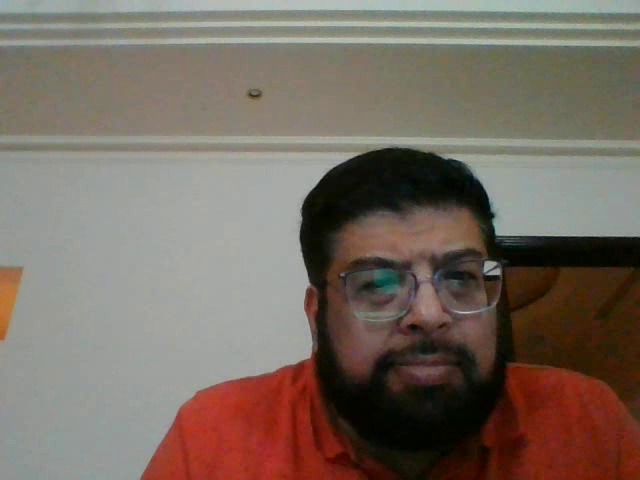
#> input picture frame 13 of CV-Webcam/output.avi, 640 x 480 px
$ python FaceDeduction.py
#> lines starting #> are read from the running program, lines starting #| are printed output that depends on the picture; after the words box and inside, x2 and y2 are one past the last pixel; in counts of white or black regions, pixels touching at a corner belong together
import cv2


model = cv2.CascadeClassifier('haarcascade_frontalface_default.xml')
#camera = cv2.VideoCapture(0)
camera = cv2.VideoCapture("output.avi")

while True:
    _, frame = camera.read()
#> frame is the input picture: shape (480, 640, 3); mean B, G, R 97, 107.1, 119.4
    gray = cv2.cvtColor (frame, cv2.COLOR_BGR2GRAY)
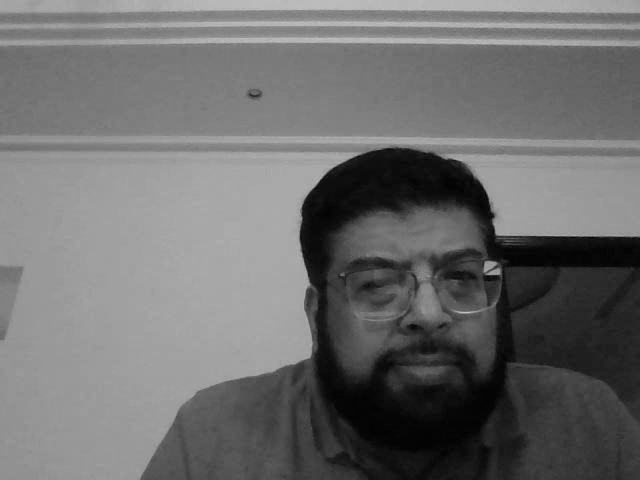
#> gray: shape (480, 640); min 1, max 194, mean 109.6
    faces = model.detectMultiScale(
        gray,
        scaleFactor=1.1,
        minNeighbors=5,
        minSize=(30,30),
        flags= cv2.CASCADE_SCALE_IMAGE

    )
#> faces = [[317, 201, 206, 206]]

    for (x, y, width, height) in faces:
        cv2.rectangle(frame, (x,y), (x+width, y+height), (255,255,0),2 ) ## rawing the rectangle aganist the face
#> this loop made 1 pass
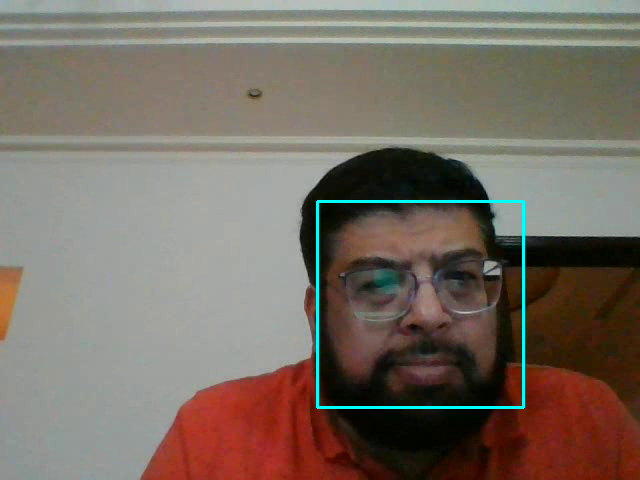
#> frame: shape (480, 640, 3); 0.8% of pixels changed, all inside (x1, y1, x2, y2) = (316, 200, 525, 409)

    cv2.imshow("Faces",frame) ## Displaying detactable face image to user


    if cv2.waitKey(1) == ord ("q"):
#> (key Esc is pressed here)
        break

camera.release()
cv2.destroyAllWindows()

$ run again, starting later in the video
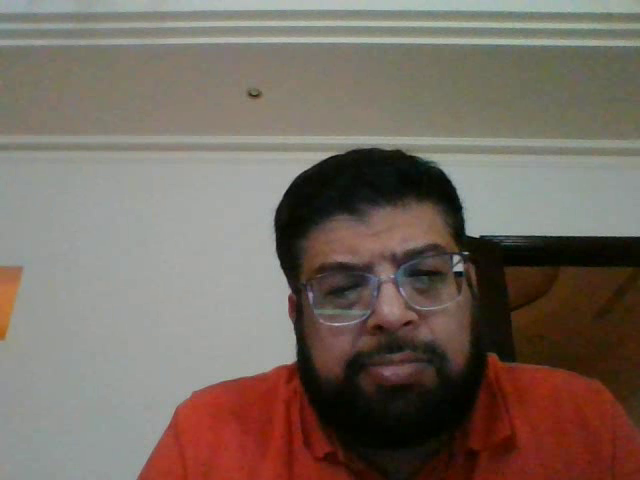
#> input picture frame 62 of CV-Webcam/output.avi, 640 x 480 px
#> frame is the input picture: shape (480, 640, 3); mean B, G, R 96.4, 106, 118.4
#> `gray = cv2.cvtColor (frame, cv2.COLOR_BGR2GRAY)`:
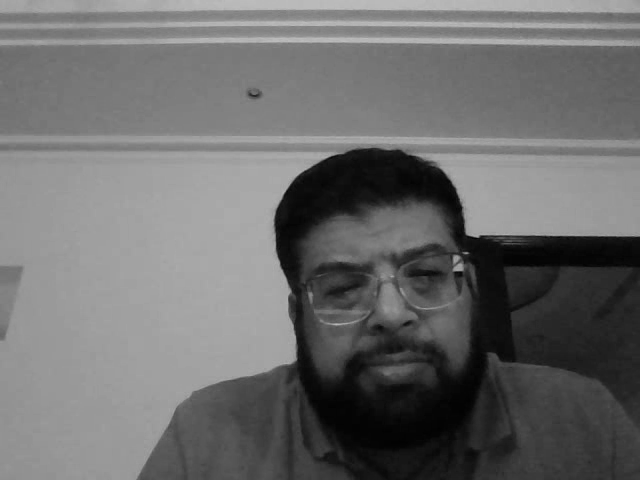
#> gray: shape (480, 640); min 1, max 191, mean 108.5
#> faces = [[276, 195, 218, 218]]
#> the loop `for (x, y, width, height) in faces:` made 1 pass
#> after the loop `for (x, y, width, height) in faces:`:
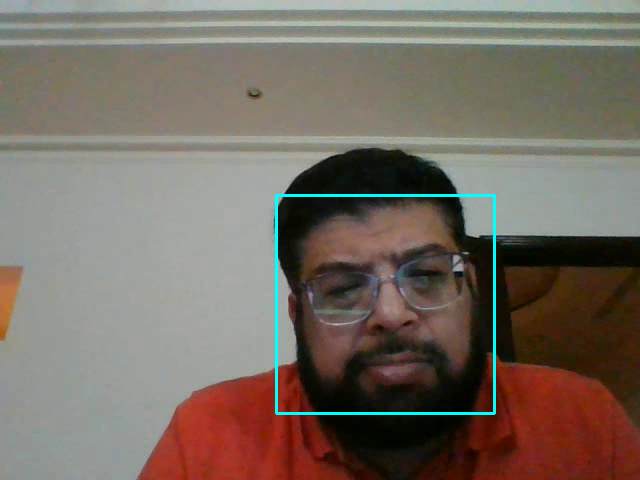
#> frame: shape (480, 640, 3); 0.85% of pixels changed, all inside (x1, y1, x2, y2) = (275, 194, 496, 415)

$ run again, starting later in the video
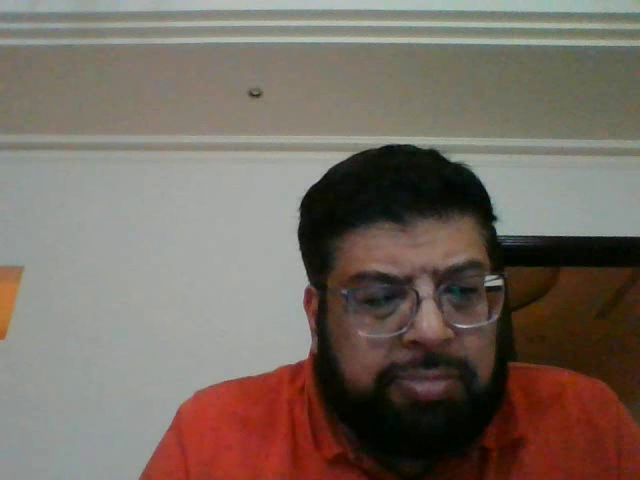
#> input picture frame 110 of CV-Webcam/output.avi, 640 x 480 px
#> frame is the input picture: shape (480, 640, 3); mean B, G, R 97.3, 106.5, 118
#> `gray = cv2.cvtColor (frame, cv2.COLOR_BGR2GRAY)`:
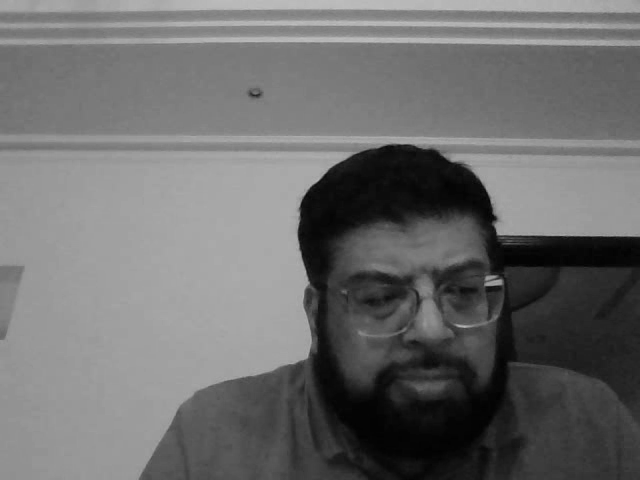
#> gray: shape (480, 640); min 1, max 193, mean 108.9
#> faces = [[314, 212, 214, 214]]
#> the loop `for (x, y, width, height) in faces:` made 1 pass
#> after the loop `for (x, y, width, height) in faces:`:
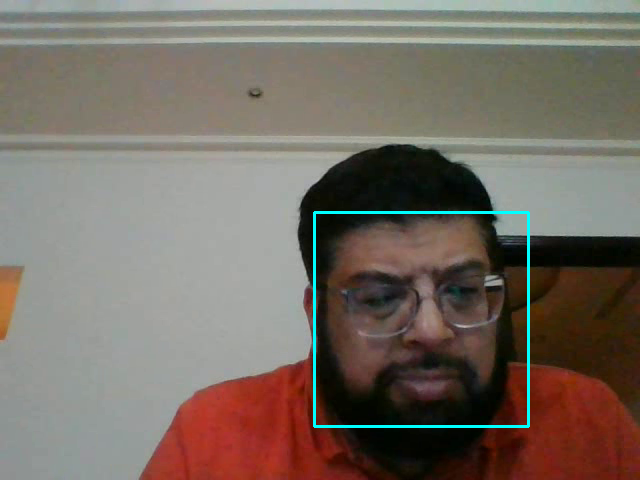
#> frame: shape (480, 640, 3); 0.83% of pixels changed, all inside (x1, y1, x2, y2) = (313, 211, 530, 428)
